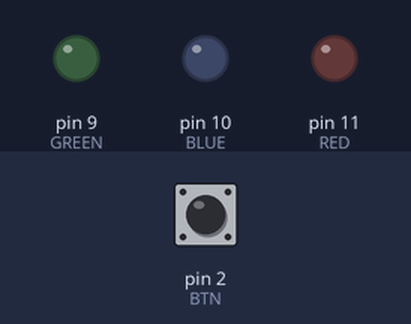
Recording of a sketch running on a simulated Arduino Uno, built with avr-gcc and run on an emulated ATmega328P. Shown: output pins drawn as LEDs (lit = HIGH). The test bench sets the inputs (shaded band); at power-on: pin 2 (BTN) HIGH.

Above: at 1.2 s.
1.3 s: pin 2 (BTN) pulled LOW for 0.15 s
At 1.37 s:
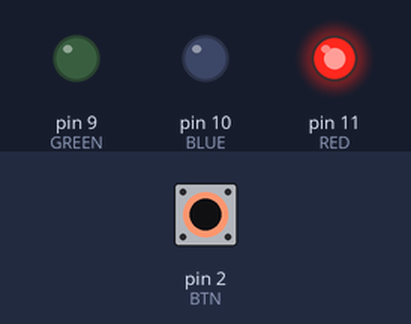
2.9 s: pin 2 (BTN) pulled LOW for 3.2 s
At 6.6 s:
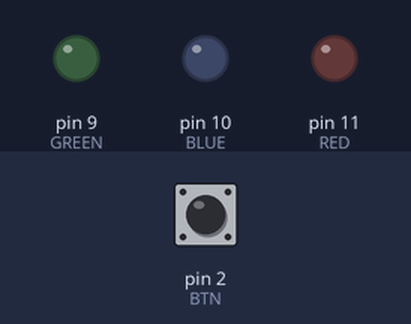
Timing chart, 0 to 8.1 s (numbered marks = the images above; inputs shaded):
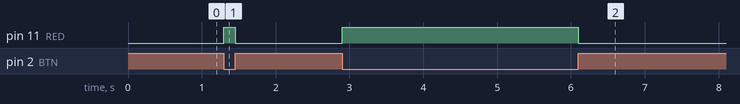

The sketch:

Tutorial2.ino
```cpp
#define RED 11
#define BLUE 10
#define GREEN 9
#define BTN 2

int buttonState;

void setup() {
  pinMode(RED, OUTPUT);        // Set RED pin 11 as output
  pinMode(GREEN, OUTPUT);      // Set GREEN pin 10 as output
  pinMode(BLUE, OUTPUT);       // Set BLUE pin 9 as output
  pinMode(BTN, INPUT_PULLUP);  // Built-in pull-up resistor
}

void loop(){
  buttonState = digitalRead(BTN);

  if(buttonState == LOW) {
    digitalWrite(RED, HIGH);
  } else {
    digitalWrite(RED,LOW);
  }
}
```

Measured:
- after the input at 1.3 s, pin 11 (RED): LOW → HIGH at once, → LOW 0.15 s later
- after the input at 2.9 s, pin 11 (RED): LOW → HIGH at once, → LOW 3.2 s later
